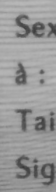
#> input picture api/franceocr/templates/cni-birth_place.png, 56 x 192 px
$ python -i extraction.py   (imports and definitions only)   (older library calls are emulated)
#> lines starting #> are read from the running program, lines starting #| are printed output that depends on the picture; after the words box and inside, x2 and y2 are one past the last pixel; in counts of white or black regions, pixels touching at a corner belong together
### api/franceocr/utils.py
"""
BSD 3-Clause License

Copyright (c) 2017, Mairie de Paris
All rights reserved.

Redistribution and use in source and binary forms, with or without
modification, are permitted provided that the following conditions are met:

* Redistributions of source code must retain the above copyright notice, this
  list of conditions and the following disclaimer.

* Redistributions in binary form must reproduce the above copyright notice,
  this list of conditions and the following disclaimer in the documentation
  and/or other materials provided with the distribution.

* Neither the name of the copyright holder nor the names of its
  contributors may be used to endorse or promote products derived from
  this software without specific prior written permission.

THIS SOFTWARE IS PROVIDED BY THE COPYRIGHT HOLDERS AND CONTRIBUTORS "AS IS"
AND ANY EXPRESS OR IMPLIED WARRANTIES, INCLUDING, BUT NOT LIMITED TO, THE
IMPLIED WARRANTIES OF MERCHANTABILITY AND FITNESS FOR A PARTICULAR PURPOSE ARE
DISCLAIMED. IN NO EVENT SHALL THE COPYRIGHT HOLDER OR CONTRIBUTORS BE LIABLE
FOR ANY DIRECT, INDIRECT, INCIDENTAL, SPECIAL, EXEMPLARY, OR CONSEQUENTIAL
DAMAGES (INCLUDING, BUT NOT LIMITED TO, PROCUREMENT OF SUBSTITUTE GOODS OR
SERVICES; LOSS OF USE, DATA, OR PROFITS; OR BUSINESS INTERRUPTION) HOWEVER
CAUSED AND ON ANY THEORY OF LIABILITY, WHETHER IN CONTRACT, STRICT LIABILITY,
OR TORT (INCLUDING NEGLIGENCE OR OTHERWISE) ARISING IN ANY WAY OUT OF THE USE
OF THIS SOFTWARE, EVEN IF ADVISED OF THE POSSIBILITY OF SUCH DAMAGE.
"""


import cv2
import imutils
import numpy as np

from franceocr.config import DEBUG, INFO


# [9 lines left out: function display_image, not called in this run]


def DEBUG_display_image(image, window_name="Image", alone=True, resize=400):
    if DEBUG or INFO:
        display_image(image, window_name, alone, resize)


def INFO_display_image(image, window_name="Image", alone=True, resize=400):
    if INFO:
        display_image(image, window_name, alone, resize)


# [6 lines left out: function in_bounds, not called in this run]

### api/franceocr/extraction.py
"""
BSD 3-Clause License

Copyright (c) 2017, Mairie de Paris
All rights reserved.

Redistribution and use in source and binary forms, with or without
modification, are permitted provided that the following conditions are met:

* Redistributions of source code must retain the above copyright notice, this
  list of conditions and the following disclaimer.

* Redistributions in binary form must reproduce the above copyright notice,
  this list of conditions and the following disclaimer in the documentation
  and/or other materials provided with the distribution.

* Neither the name of the copyright holder nor the names of its
  contributors may be used to endorse or promote products derived from
  this software without specific prior written permission.

THIS SOFTWARE IS PROVIDED BY THE COPYRIGHT HOLDERS AND CONTRIBUTORS "AS IS"
AND ANY EXPRESS OR IMPLIED WARRANTIES, INCLUDING, BUT NOT LIMITED TO, THE
IMPLIED WARRANTIES OF MERCHANTABILITY AND FITNESS FOR A PARTICULAR PURPOSE ARE
DISCLAIMED. IN NO EVENT SHALL THE COPYRIGHT HOLDER OR CONTRIBUTORS BE LIABLE
FOR ANY DIRECT, INDIRECT, INCIDENTAL, SPECIAL, EXEMPLARY, OR CONSEQUENTIAL
DAMAGES (INCLUDING, BUT NOT LIMITED TO, PROCUREMENT OF SUBSTITUTE GOODS OR
SERVICES; LOSS OF USE, DATA, OR PROFITS; OR BUSINESS INTERRUPTION) HOWEVER
CAUSED AND ON ANY THEORY OF LIABILITY, WHETHER IN CONTRACT, STRICT LIABILITY,
OR TORT (INCLUDING NEGLIGENCE OR OTHERWISE) ARISING IN ANY WAY OUT OF THE USE
OF THIS SOFTWARE, EVEN IF ADVISED OF THE POSSIBILITY OF SUCH DAMAGE.
"""


import cv2
import imutils
import logging
import math
import numpy as np

from skimage.exposure import equalize_hist
from skimage.morphology import closing
from imutils.perspective import four_point_transform, order_points

from franceocr.config import IMAGE_WIDTH
from franceocr.utils import (
    DEBUG_display_image,
    INFO_display_image,
    in_bounds
)


def edge_detect(channel):
    sobelX = cv2.Sobel(channel, cv2.CV_16S, 1, 0, ksize=5)
    sobelY = cv2.Sobel(channel, cv2.CV_16S, 0, 1, ksize=5)
    sobel = np.hypot(sobelX, sobelY)

    return sobel


def find_significant_contours(edged_image, ratio=0.05, approx=False, debug_image=None):
    """
    Find contours big enough.

    The image must have strong edges for the function to work properly.
    """
    # Find contours
    contours = cv2.findContours(
        edged_image,
        cv2.RETR_EXTERNAL,
        cv2.CHAIN_APPROX_SIMPLE
    )[-2]

    # Sort by area
    contours = sorted(contours, key=cv2.contourArea, reverse=True)

    if debug_image is not None:
        cv2.drawContours(debug_image, contours[:2], -1, (255, 255, 0), 3)

    # Prune small contours
    tooSmall = edged_image.size * ratio
    for i, contour in enumerate(contours):
        if approx:
            perimeter = cv2.arcLength(contour, True)
            contour_approx = cv2.approxPolyDP(contour, 0.02 * perimeter, True)

            if len(contour_approx) == 4:
                contours[i] = contour_approx

        area = cv2.contourArea(contour)
        if area <= tooSmall:
            contours = contours[:i]
            break

    return contours


def extract_document(image):
    """
    Extract the document from the image
    """
    orig0 = image.copy()
    orig = image.copy()
    # === Beginning of the pass 0 of the extraction === #
    # Use edges to find a first approximation of the document

    orig_ratio = image.shape[1] / IMAGE_WIDTH
    image = imutils.resize(image, width=IMAGE_WIDTH)

    blurred = cv2.GaussianBlur(image, (5, 5), 0)
    edged = np.max(np.array([
        edge_detect(blurred[:, :, 0]),
        edge_detect(blurred[:, :, 1]),
        edge_detect(blurred[:, :, 2])
    ]), axis=0)
    # Zero any value that is less than mean. This reduces a lot of noise.
    edged[edged <= np.percentile(edged, 70)] = 0

    edged_8u = np.asarray(edged, np.uint8)
    DEBUG_display_image(edged_8u, "Edged")

    # Find contours
    significant = find_significant_contours(edged_8u, approx=True)

    # Perspective correction ?
    bbox = significant[0]
    if len(bbox) != 4:
        bbox = cv2.boxPoints(cv2.minAreaRect(cv2.convexHull(bbox)))
        bbox = np.int0(bbox)

    image = four_point_transform(image, bbox.reshape(4, 2))
    DEBUG_display_image(image, "Extracted0")

    extracted_ar = image.shape[1] / image.shape[0]
    logging.debug("Aspect ratio of extracted image: %s", extracted_ar)
    # If the aspect ratio of the extracted image makes sense, we effectively apply the extraction to the original image
    if 0.65 <= extracted_ar <= 0.75 or 1.35 <= extracted_ar <= 1.6:
        orig = four_point_transform(orig, bbox.reshape(4, 2) * orig_ratio)

    # === End of the pass 0 of the extraction === #
    # === Beginning of the first pass of the extraction === #
    # Finds the blue header of the CNI to improve the extraction

    orig_ratio = orig.shape[1] / IMAGE_WIDTH
    image = imutils.resize(orig, width=IMAGE_WIDTH)

    image_hsv = cv2.cvtColor(image, cv2.COLOR_BGR2HSV)
    lower_blue = np.array([210 / 2, 60, 40])
    upper_blue = np.array([260 / 2, 255, 255])
    image_blue = cv2.inRange(image_hsv, lower_blue, upper_blue)

    image_blue = cv2.GaussianBlur(image_blue, (5, 5), 0)

    DEBUG_display_image(image, "Image", alone=False)

    # Find contours
    image_blue_debug = image.copy()
    significant = find_significant_contours(image_blue, ratio=0, approx=True, debug_image=image_blue_debug)
    DEBUG_display_image(image_blue_debug, "Blue component")

    contour = significant[0]
    if len(significant) > 1:
        merged_contour = cv2.convexHull(np.vstack([significant[0], significant[1]]))
        merged_contour_area = cv2.contourArea(merged_contour)
        large_contour_area = cv2.contourArea(significant[0])
        small_contour_area = cv2.contourArea(significant[1])
        contours_area_ratio = large_contour_area / small_contour_area

        area_increase = 1 - (large_contour_area + small_contour_area) / merged_contour_area

        logging.debug(
            "Should we merge ? contours=%d large_contour_area=%f small_contour_area=%f "
            "merged_contour_area=%f contours_area_ratio=%f area_increase=%f",
            len(significant),
            large_contour_area,
            small_contour_area,
            merged_contour_area,
            contours_area_ratio,
            area_increase
        )

        if contours_area_ratio < 4 and area_increase < 0.15:
            logging.debug("Merged blue contours !")
            contour = merged_contour

    bbox = cv2.boxPoints(cv2.minAreaRect(contour))
    bbox = order_points(bbox)

    # Make sure the document has the right orientation
    accumulator = np.where(image_blue)
    center_x = np.median(accumulator[1])
    center_y = np.median(accumulator[0])

    if center_x < image.shape[1] / 3:
        logging.debug("Rotate right")
        image = imutils.rotate_bound(image, 90)
        orig = imutils.rotate_bound(orig, 90)
        # Rotate bbox 90°
        tmp = bbox[:, 0].copy()
        bbox[:, 0] = image.shape[1] - bbox[:, 1].copy()
        bbox[:, 1] = tmp

    elif center_x > 2 * image.shape[1] / 3:
        logging.debug("Rotate left")
        image = imutils.rotate_bound(image, -90)
        orig = imutils.rotate_bound(orig, -90)
        # Rotate bbox -90°
        tmp = bbox[:, 0].copy()
        bbox[:, 0] = bbox[:, 1].copy()
        bbox[:, 1] = image.shape[0] - tmp

    elif center_y > 2 * image.shape[0] / 3:
        logging.debug("Rotate 180°")
        image = imutils.rotate_bound(image, 180)
        orig = imutils.rotate_bound(orig, 180)
        # Rotate bbox 180°
        bbox = (image.shape[1], image.shape[0]) - bbox

    bbox = order_points(bbox)

    horizontal_factor = 1.05
    bbox[0], bbox[1] = bbox[1] + horizontal_factor * (bbox[0] - bbox[1]), bbox[0] + horizontal_factor * (bbox[1] - bbox[0])
    bbox[3], bbox[2] = bbox[2] + horizontal_factor * (bbox[3] - bbox[2]), bbox[3] + horizontal_factor * (bbox[2] - bbox[3])

    HEADER_TO_BODY = 1800 / 125
    right_vector = bbox[2] - bbox[1]
    left_vector = bbox[3] - bbox[0]
    height, width = image.shape[:2]
    bbox_ratio = np.nanmin([
        HEADER_TO_BODY,
        (width - bbox[1, 0]) / left_vector[0],
        (width - bbox[0, 0]) / right_vector[0],
        (height - bbox[1, 1]) / left_vector[1],
        (height - bbox[0, 1]) / right_vector[1],
    ])
    bbox_ratio = HEADER_TO_BODY
    bbox[2] = bbox[1] + bbox_ratio * left_vector
    bbox[3] = bbox[0] + bbox_ratio * right_vector
    bbox = np.int0(bbox)

    bbox = in_bounds(bbox, image)

    DEBUG_display_image(image, "Corrected")

    image = four_point_transform(image, bbox.reshape(4, 2))
    output = four_point_transform(orig, bbox.reshape(4, 2) * orig_ratio)

    DEBUG_display_image(image, "Extracted")

    # === End of the first pass of the extraction === #
    # === Deskewing === #

    # FIXME pertinent ?
    # angle = compute_skew(image)
    # image = deskew_image(image, angle)
    # output = deskew_image(output, angle)

    # === End of deskewing === #
    # === Beginning of the second pass of the extraction === #
    # ==== Remove additionnal space below the document ==== #

    aspect_ratio = image.shape[0] / image.shape[1]
    logging.debug("Aspect ratio of the fully extracted image: %s (max 0.73)", aspect_ratio)

    # The width and the locaton of the top are known precisely
    # If the aspect ratio is too big, it means we have much space below the scan
    # Let's find the first STRONG line from the bottom of the image and cut right there
    if aspect_ratio > 0.73:
        image = cv2.cvtColor(image, cv2.COLOR_BGR2GRAY)
        edged = edge_detect(image)
        edged = np.asarray(edged, np.uint8)

        # First line from the 9/10s
        yMin = int(edged.shape[0] * 9 / 10)
        totals = np.sum(edged[yMin:], axis=1)
        totals[totals <= np.percentile(totals, 90)] = 0
        # totals[totals >= np.percentile(totals, 99)] = 0
        for y0 in range(edged.shape[0] - 1, yMin - 1, -1):
            if totals[y0 - yMin]:
                break

        if y0 == yMin:
            y0 = edged.shape[0]

        # cv2.line(edged, (0, y0), (1000, y0), (255, 255, 255), 3)

        DEBUG_display_image(edged, "Image")

        output = output[:int(y0 * orig_ratio), :]

    # === End of the second pass of the extraction === #

    INFO_display_image(orig0, "Original", alone=False)
    INFO_display_image(output, "Scanned")

    return output


# [159 lines left out: functions improve_image, improve_bbox_image, compute_skew, deskew_image, not called in this run]

>>> import cv2
>>> picture = cv2.imread('templates/cni-birth_place.png')
#> picture is the input picture: shape (192, 56, 3); min 57, max 186, mean 151.8
>>> result = extract_document(picture)
#> in edge_detect, `sobelX = cv2.Sobel(channel, cv2.CV_16S, 1, 0, ksize=5)`:
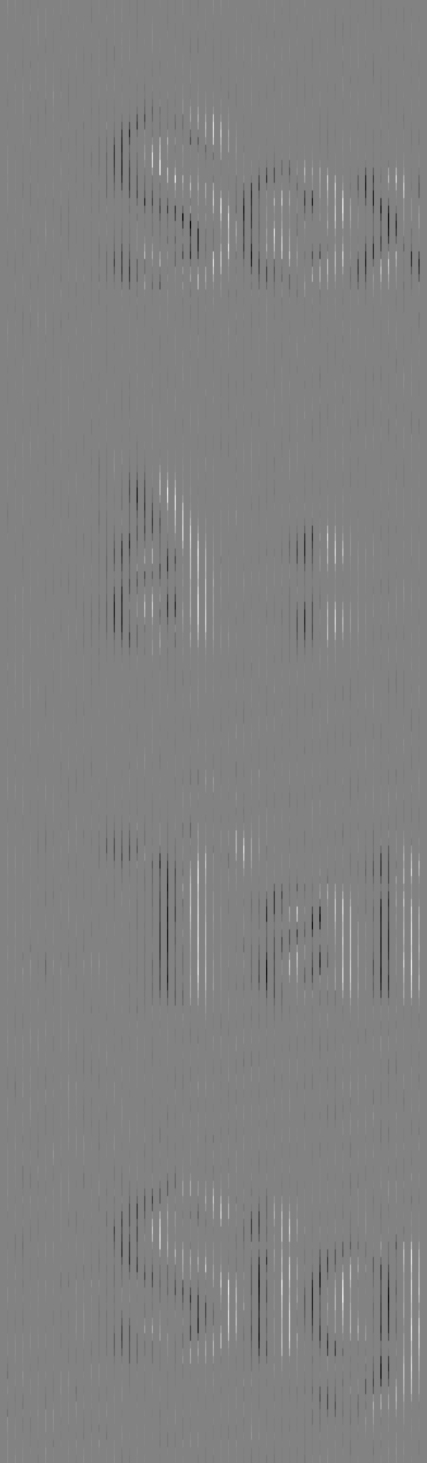
#> sobelX: shape (4388, 1280) int16 (shown at 1/3 size); min -1568, max 1504, mean -0.8; drawn with min black and max white
#> in edge_detect, `sobelY = cv2.Sobel(channel, cv2.CV_16S, 0, 1, ksize=5)`:
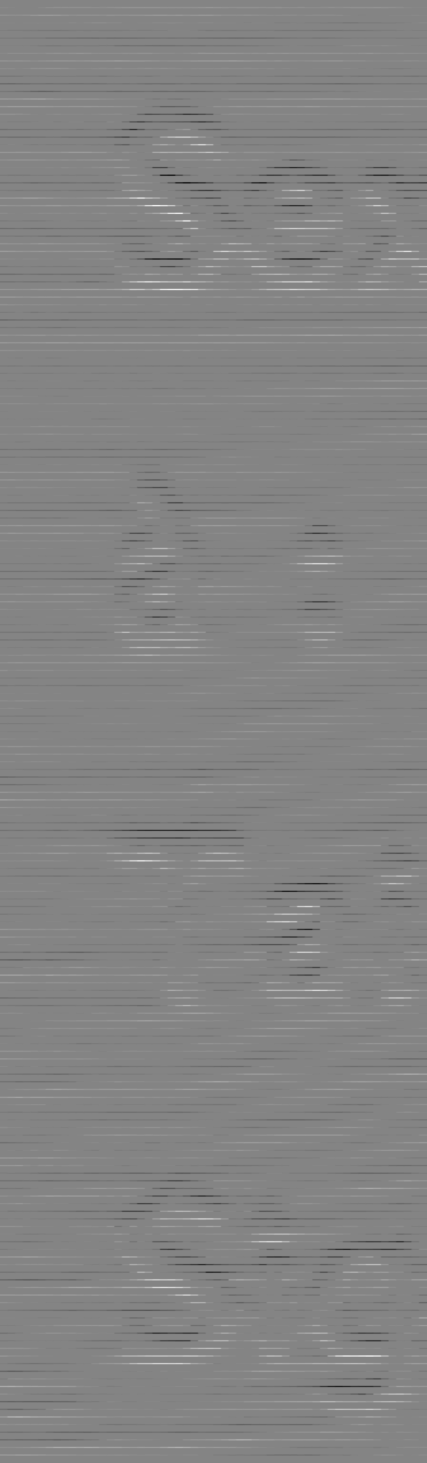
#> sobelY: shape (4388, 1280) int16 (shown at 1/3 size); min -1936, max 1792, mean -0.6; drawn with min black and max white
#> in edge_detect, `sobel = np.hypot(sobelX, sobelY)`:
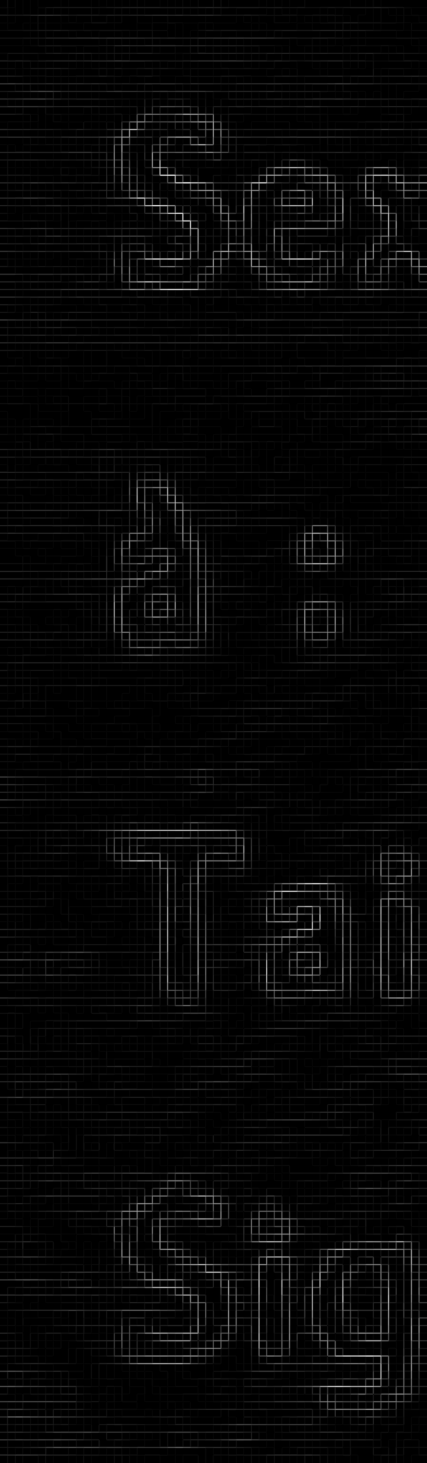
#> sobel: shape (4388, 1280) float32 (shown at 1/3 size); min 0, max 1936, mean 54.7; drawn with min black and max white
#> in extract_document, `edged_8u = np.asarray(edged, np.uint8)`:
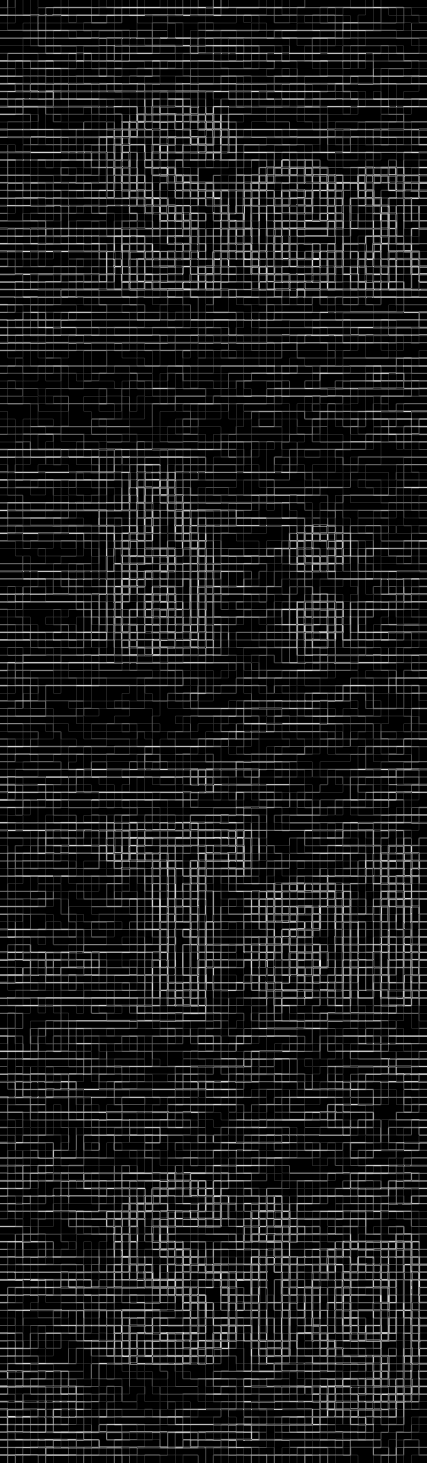
#> edged_8u: shape (4388, 1280) (shown at 1/3 size); min 0, max 255, mean 29.2
#> in find_significant_contours, `contours = cv2.findContours( edged_image, cv2.RETR_EXTERNAL, cv2.CHAIN..`: contours = 1 contour; box (x1, y1, x2, y2) and area: (0, 0, 1280, 4388) 5338614
#> the loop in find_significant_contours, `for i, contour in enumerate(contours):` made 1 pass
#> (perimeter, contour_approx, area) on pass 1: (36078.1, [[21, 0], [0, 4367], [1234, 4387], [1279, 22]], 5338614.5)
#> after the loop in find_significant_contours, `for i, contour in enumerate(contours):`: contours = [[[21, 0], [0, 4367], [1234, 4387], [1279, 22]]]
#> in extract_document, `bbox = significant[0]`: bbox = [[21, 0], [0, 4367], [1234, 4387], [1279, 22]]
#> in extract_document, `image = four_point_transform(image, bbox.reshape(4, 2))`:
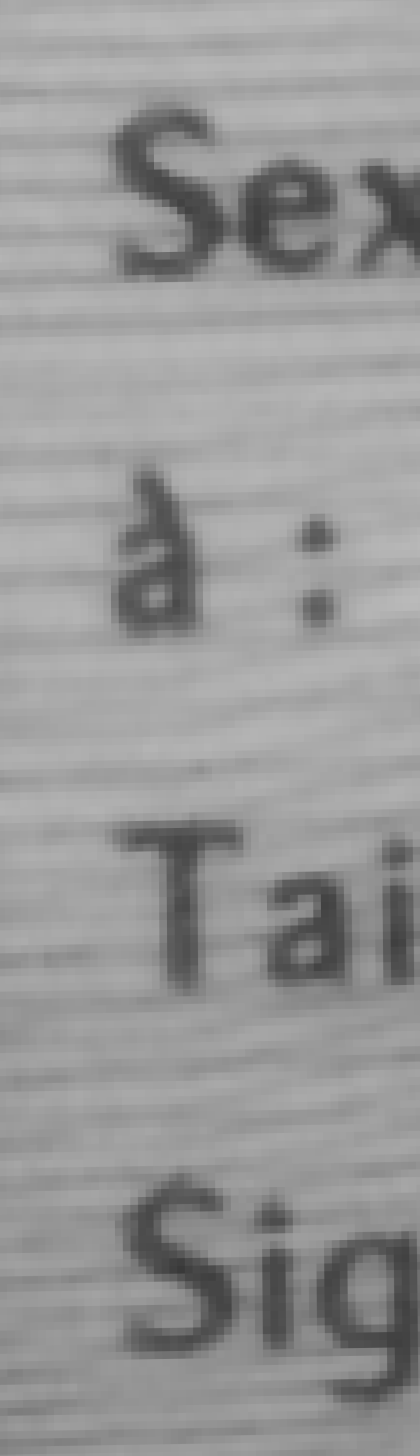
#> image: shape (4367, 1258, 3) (shown at 1/3 size); min 57, max 186, mean 151.6
#> in extract_document, `image_hsv = cv2.cvtColor(image, cv2.COLOR_BGR2HSV)`: image_hsv: shape (4388, 1280, 3); mean H, S, V 0, 0, 151.8
#> in extract_document, `image_blue = cv2.inRange(image_hsv, lower_blue, upper_blue)`: image_blue: shape (4388, 1280); every value is 0
#> in extract_document, `significant = find_significant_contours(image_blue, ratio=0, approx=Tr..`: significant = []
#> (the run stopped early here; a loop or call above may not have finished)
